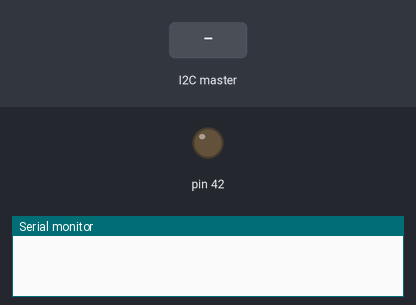
Bench run of a sketch on a simulated Arduino Mega 2560, built with avr-gcc and run on an emulated ATmega2560. Parts: output pins drawn as LEDs (lit = HIGH), the last lines printed to the serial monitor. Inputs (shaded band) come from the test bench.

Above: at 0.1 s.
At 1.2 s:
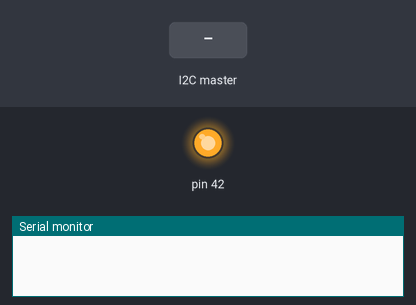
1.3 s: the I2C master sends the byte 1
At 5.2 s:
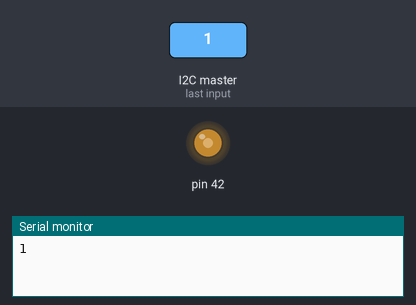
Timing chart, 0 to 10.3 s (numbered marks = the images above; inputs shaded):
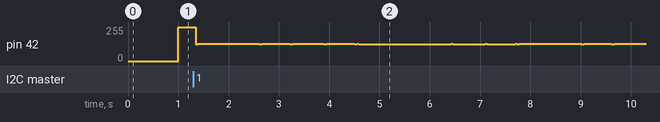

The sketch:

arduino-slae.ino
```cpp
// Arduino slave sketch
#include <Wire.h>

byte i2c_rcv;               // data received from I2C bus
unsigned long time_start;   // start time in mSec
byte PULSE;
int stat_LED;

void setup(){
	Wire.begin(0x08);           // join I2C bus as Slave with address 0x08
  Serial.begin(9600);

	// event handler initializations
	Wire.onReceive(dataRcv);    // register an event handler for received data
	Wire.onRequest(dataRqst);   // register an event handler for data requests

	// initialize global variables
	i2c_rcv = 255;
	time_start = millis();
  stat_LED = 0;

	pinMode(42, OUTPUT);
}

void loop(){
  // blink logic code
  if((millis() - time_start) > (1000 * (float)(i2c_rcv/255))) {
		stat_LED = !stat_LED;
		time_start = millis();
	}
	digitalWrite(42, stat_LED);
}

//received data handler function
void dataRcv(int numBytes){
	while(Wire.available()) {
    // read all bytes received
		i2c_rcv = Wire.read();
    Serial.print(String(i2c_rcv));

	}
  Serial.println("");
}

// requests data handler function
void dataRqst(){
	Wire.write(PULSE); // send potentiometer position
}
```
